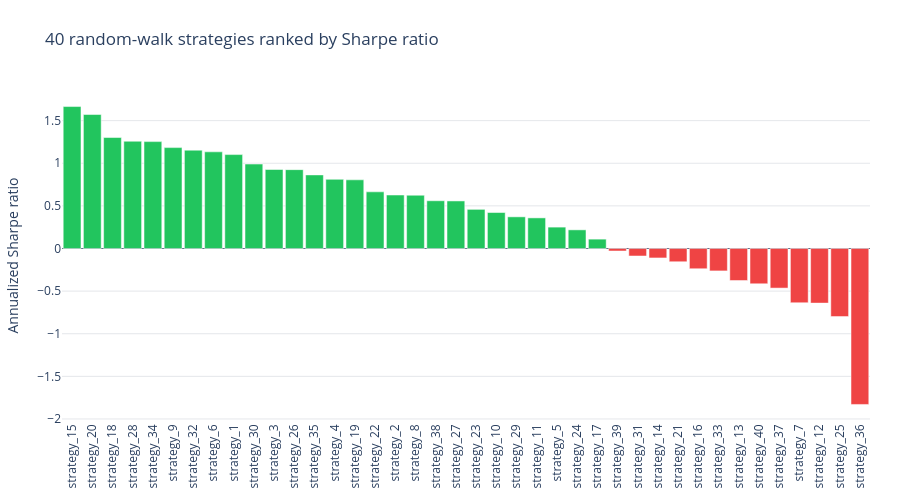

Notebook source saved alongside this figure:
### Code cell
fig = q.plot.barchart(
    data=strategy_sharpes,
    sorted=True,
    title="40 random-walk strategies ranked by Sharpe ratio",
    yaxis_title="Annualized Sharpe ratio",
)
fig.show()

### Figure 1 — Plotly figure (JSON) as saved in the notebook; plotly's stock layout.template omitted (floating-point values rounded to 4 significant figures)
{"data": [{"hovertemplate": "%{x}<br>%{y:,.4g}<extra></extra>", "marker": {"color": ["#22C55E", "#22C55E", "#22C55E", "#22C55E", "#22C55E", "#22C55E", "#22C55E", "#22C55E", "#22C55E", "#22C55E", "#22C55E", "#22C55E", "#22C55E", "#22C55E", "#22C55E", "#22C55E", "#22C55E", "#22C55E", "#22C55E", "#22C55E", "#22C55E", "#22C55E", "#22C55E", "#22C55E", "#22C55E", "#22C55E", "#22C55E", "#EF4444", "#EF4444", "#EF4444", "#EF4444", "#EF4444", "#EF4444", "#EF4444", "#EF4444", "#EF4444", "#EF4444", "#EF4444", "#EF4444", "#EF4444"], "line": {"color": "#FFFFFF", "width": 0.5}}, "type": "bar", "x": ["strategy_15", "strategy_20", "strategy_18", "strategy_28", "strategy_34", "strategy_9", "strategy_32", "strategy_6", "strategy_1", "strategy_30", "strategy_3", "strategy_26", "strategy_35", "strategy_4", "strategy_19", "strategy_22", "strategy_2", "strategy_8", "strategy_38", "strategy_27", "strategy_23", "strategy_10", "strategy_29", "strategy_11", "strategy_5", "strategy_24", "strategy_17", "strategy_39", "strategy_31", "strategy_14", "strategy_21", "strategy_16", "strategy_33", "strategy_13", "strategy_40", "strategy_37", "strategy_7", "strategy_12", "strategy_25", "strategy_36"], "y": [1.665, 1.572, 1.302, 1.258, 1.254, 1.184, 1.153, 1.134, 1.102, 0.9905, 0.9266, 0.9251, 0.8633, 0.8114, 0.8056, 0.6646, 0.6273, 0.6248, 0.5601, 0.5579, 0.4592, 0.4221, 0.3715, 0.3591, 0.2509, 0.2187, 0.1099, -0.02943, -0.08805, -0.1111, -0.1556, -0.2376, -0.2629, -0.3757, -0.4139, -0.4645, -0.6368, -0.6409, -0.7989, -1.83]}], "layout": {"bargap": 0.12, "height": 500, "hovermode": "x unified", "legend": {"orientation": "h", "x": 0, "xanchor": "left", "y": 1.02}, "margin": {"b": 50, "l": 60, "r": 30, "t": 90}, "showlegend": false, "title": {"text": "40 random-walk strategies ranked by Sharpe ratio"}, "xaxis": {"automargin": true, "showgrid": false, "tickangle": -90, "type": "category"}, "yaxis": {"gridcolor": "#E5E7EB", "showgrid": true, "title": {"text": "Annualized Sharpe ratio"}, "zeroline": true, "zerolinecolor": "#64748B", "zerolinewidth": 1.2}}}
